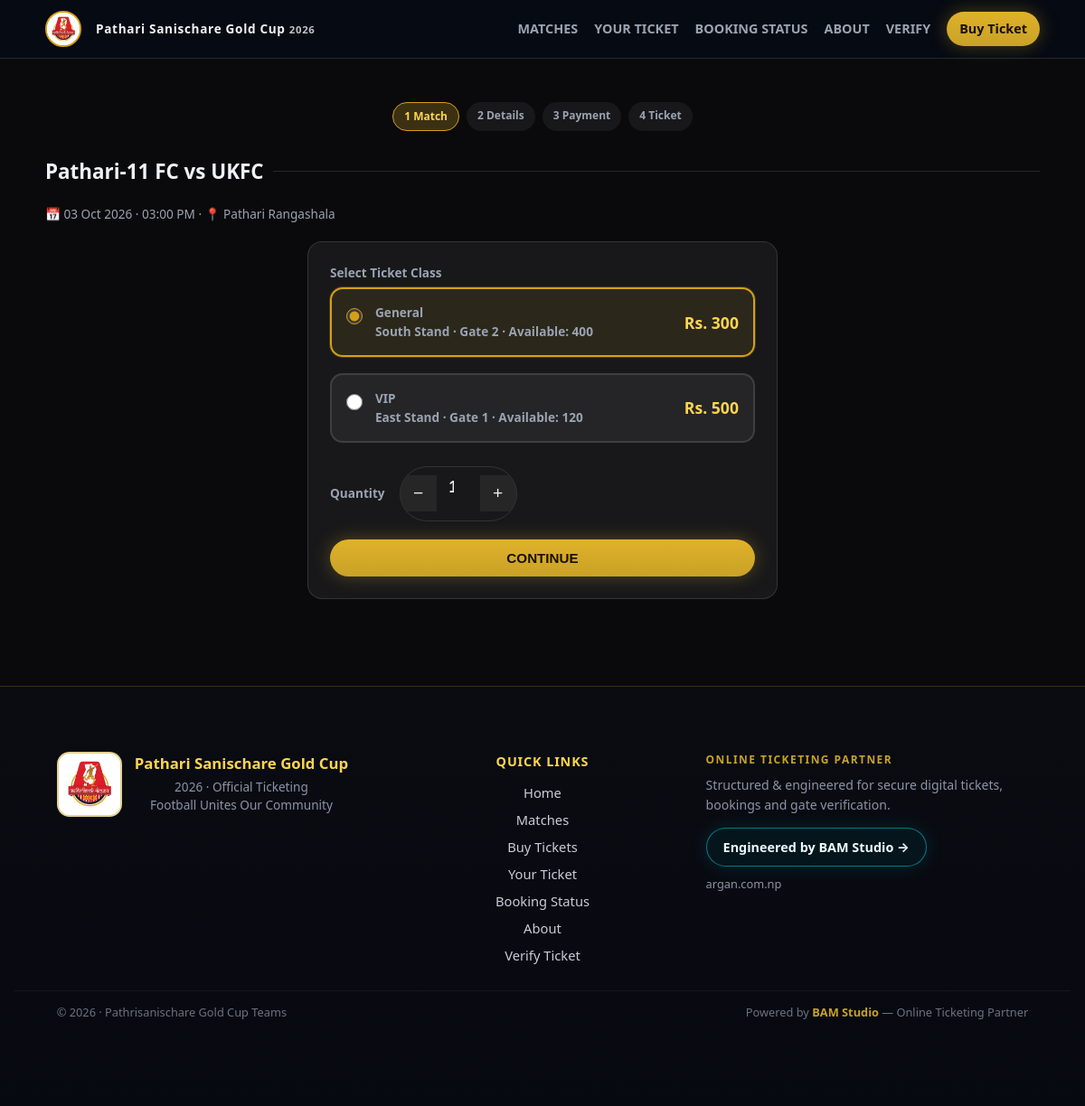
/buy/1, run on the app's committed database.
### app/models/settings.py (models this page shows, shortened)
class SiteSetting(db.Model):
    __tablename__ = 'site_settings'
    id = db.Column(db.Integer, primary_key=True)
    key = db.Column(db.String(100), unique=True, nullable=False, index=True)
    value = db.Column(db.Text)
    updated_at = db.Column(db.DateTime, default=lambda: datetime.now(timezone.utc),
                           onupdate=lambda: datetime.now(timezone.utc))
    @classmethod
    def get(cls, key, default=''):
        row = cls.query.filter_by(key=key).first()
        return row.value if row and row.value is not None else default

### app/models/team.py (models this page shows, shortened)
class Team(db.Model):
    __tablename__ = 'teams'
    id = db.Column(db.Integer, primary_key=True)
    name = db.Column(db.String(120), nullable=False)
    short_name = db.Column(db.String(40))
    logo = db.Column(db.String(255))  # path under static/uploads
    primary_color = db.Column(db.String(20), default='#1a237e')
    secondary_color = db.Column(db.String(20), default='#ffffff')
    is_active = db.Column(db.Boolean, default=True)
    created_at = db.Column(db.DateTime, default=lambda: datetime.now(timezone.utc))

### app/models/match.py (models this page shows, shortened)
class Match(db.Model):
    __tablename__ = 'matches'
    id = db.Column(db.Integer, primary_key=True)
    title = db.Column(db.String(200))
    home_team_id = db.Column(db.Integer, db.ForeignKey('teams.id'), nullable=False)
    away_team_id = db.Column(db.Integer, db.ForeignKey('teams.id'), nullable=False)
    match_date = db.Column(db.DateTime, nullable=False)
    venue = db.Column(db.String(200), default='Pathari, Morang')
    venue_detail = db.Column(db.String(200), default='Domalai Rajbanshi Ground')
    status = db.Column(db.String(20), default='upcoming')  # upcoming, live, completed, cancelled
    is_featured = db.Column(db.Boolean, default=False)
    poster = db.Column(db.String(255))
    created_at = db.Column(db.DateTime, default=lambda: datetime.now(timezone.utc))
    home_team = db.relationship('Team', foreign_keys=[home_team_id])
    away_team = db.relationship('Team', foreign_keys=[away_team_id])
    ticket_classes = db.relationship('TicketClass', backref='match', lazy='dynamic')
    @property
    def display_name(self):
        h = self.home_team.short_name or self.home_team.name if self.home_team else 'TBD'
        a = self.away_team.short_name or self.away_team.name if self.away_team else 'TBD'
        return f'{h} vs {a}'

### app/models/ticket_class.py (models this page shows, shortened)
class TicketClass(db.Model):
    __tablename__ = 'ticket_classes'
    id = db.Column(db.Integer, primary_key=True)
    match_id = db.Column(db.Integer, db.ForeignKey('matches.id'), nullable=False)
    name = db.Column(db.String(80), nullable=False)  # General, VIP, Premium, VVIP
    price = db.Column(db.Numeric(10, 2), nullable=False)
    total_seats = db.Column(db.Integer, default=100)
    sold = db.Column(db.Integer, default=0)
    gate = db.Column(db.String(40), default='Gate 1')
    zone = db.Column(db.String(80), default='East Stand')
    color = db.Column(db.String(20), default='#c9a227')  # gold accent per class
    sort_order = db.Column(db.Integer, default=0)
    is_active = db.Column(db.Boolean, default=True)
    created_at = db.Column(db.DateTime, default=lambda: datetime.now(timezone.utc))
    @property
    def available(self):
        return max(0, (self.total_seats or 0) - (self.sold or 0))

### app/routes/public.py (the view, shortened to what this page needs)
@public_bp.route('/buy/<int:match_id>', methods=['GET', 'POST'])
def buy(match_id):
    match = Match.query.get_or_404(match_id)
    classes = TicketClass.query.filter_by(match_id=match.id, is_active=True)\
        .order_by(TicketClass.sort_order).all()
    return render_template('public/buy.html', match=match, classes=classes)

### app/templates/public/buy.html (shortened to what this page needs)
{% extends "public/base.html" %}
{% block content %}
<section class="section">
  <div class="container">
    <div class="steps">
      <span class="on">1 Match</span><span>2 Details</span><span>3 Payment</span><span>4 Ticket</span>
    </div>
    <h1 class="section-title">{{ match.display_name }}</h1>
    <p class="meta" style="margin-bottom:20px">📅 {{ match.match_date.strftime('%d %b %Y · %I:%M %p') }} · 📍 {{ match.venue }}</p>
    <form method="post" class="form-card" style="max-width:520px">
      <label>Select Ticket Class</label>
      <div class="class-list">
        {% for c in classes %}
        <label class="class-option">
          <input type="radio" name="class_id" value="{{ c.id }}" {% if loop.first %}checked{% endif %} {% if c.available < 1 %}disabled{% endif %}>
          <div class="info">
            <strong>{{ c.name }}</strong>
            <div style="color:var(--muted);font-size:0.85rem">{{ c.zone }} · {{ c.gate }} · Available: {{ c.available }}</div>
          </div>
          <div class="price">Rs. {{ '%.0f'|format(c.price|float) }}</div>
        </label>
        {% else %}
        <p style="color:var(--muted)">No ticket classes available.</p>
        {% endfor %}
      </div>
      <div class="qty-row">
        <label style="margin:0">Quantity</label>
        <div class="qty-ctrl">
          <button type="button" onclick="chg(-1)">−</button>
          <input type="number" name="quantity" id="qty" value="1" min="1" max="10" readonly>
          <button type="button" onclick="chg(1)">+</button>
        </div>
      </div>
      <button type="submit" class="btn btn-gold btn-block" {% if not classes %}disabled{% endif %}>CONTINUE</button>
    </form>
  </div>
</section>
{% endblock %}

### app/templates/public/base.html (shortened to what this page needs)
<!DOCTYPE html>
<html lang="en">
<head>
  <link rel="stylesheet" href="{{ url_for('static', filename='css/main.css') }}">
</head>
<body>
  <header class="topnav">
    <div class="container topnav-inner">
      <a class="logo" href="{{ url_for('public.home') }}">
        {% if site_logo_url %}
        <img src="{{ site_logo_url }}" alt="{{ site_name }} logo" class="brand-logo" width="40" height="40">
        {% else %}
        <img src="{{ url_for('static', filename='images/logo.jpg') }}" alt="{{ site_name }} logo" class="brand-logo" width="40" height="40">
        {% endif %}
        <span>{{ site_name }} <small style="opacity:0.8;font-weight:600">{{ site_year }}</small></span>
      </a>
      <nav class="nav-links" aria-label="Main">
        <a href="{{ url_for('public.matches') }}">MATCHES</a>
        <a href="{{ url_for('public.verify') }}">YOUR TICKET</a>
        <a href="{{ url_for('public.booking_status') }}">BOOKING STATUS</a>
        <a href="{{ url_for('public.about') }}">ABOUT</a>
        <a href="{{ url_for('public.verify') }}">VERIFY</a>
        <a class="btn btn-gold btn-sm" href="{{ url_for('public.matches') }}">Buy Ticket</a>
      </nav>
    </div>
  </header>
  <main>{% block content %}{% endblock %}</main>
  <footer class="site-footer">
    <div class="container footer-grid">
      <div class="footer-brand">
        {% if site_logo_url %}
        <img src="{{ site_logo_url }}" alt="{{ site_name }}" class="footer-logo" width="72" height="72">
        {% else %}
        <img src="{{ url_for('static', filename='images/logo.jpg') }}" alt="{{ site_name }}" class="footer-logo" width="72" height="72">
        {% endif %}
        <div>
          <strong class="footer-title">{{ site_name }}</strong>
          <p class="footer-tag">{{ site_year }} · Official Ticketing</p>
          <p class="footer-tagline">Football Unites Our Community</p>
        </div>
      </div>
      <div class="footer-links">
        <h4>Quick Links</h4>
        <nav aria-label="Footer">
          <a href="{{ url_for('public.home') }}">Home</a>
          <a href="{{ url_for('public.matches') }}">Matches</a>
          <a href="{{ url_for('public.matches') }}">Buy Tickets</a>
          <a href="{{ url_for('public.verify') }}">Your Ticket</a>
          <a href="{{ url_for('public.booking_status') }}">Booking Status</a>
          <a href="{{ url_for('public.about') }}">About</a>
          <a href="{{ url_for('public.verify') }}">Verify Ticket</a>
        </nav>
      </div>
      <div class="footer-partner">
        <p class="partner-label">ONLINE TICKETING PARTNER</p>
        <p class="partner-text">Structured &amp; engineered for secure digital tickets, bookings and gate verification.</p>
        <a class="partner-btn" href="https://argan.com.np" target="_blank" rel="noopener noreferrer">
          Engineered by BAM Studio →
        </a>
        <p class="partner-sub"><a href="https://argan.com.np" target="_blank" rel="noopener noreferrer">argan.com.np</a></p>
      </div>
    </div>
    <div class="footer-bottom">
      <div class="container footer-bottom-inner">
        <span>© {{ site_year }} · Pathrisanischare Gold Cup Teams</span>
        <span>Powered by <a href="https://argan.com.np" target="_blank" rel="noopener noreferrer">BAM Studio</a> — Online Ticketing Partner</span>
      </div>
    </div>
  </footer>
</body>
</html>

### data on the page
SiteSetting: value "Pathari Sanischare Gold Cup"
Team: display_name "Pathari-11 FC vs UKFC"
Match: match_date "03 Oct 2026 · 03:00 PM", venue "Pathari Rangashala"
TicketClass: sold "☑ General South Stand · Gate 2 ·", name "General", zone "South Stand", gate "Gate 2", available "400", price "300"
TicketClass: sold "☐ VIP East Stand · Gate 1 · Avai", name "VIP", zone "East Stand", gate "Gate 1", available "120", price "500"

### other printed values
{{ site_year }} "2026"
